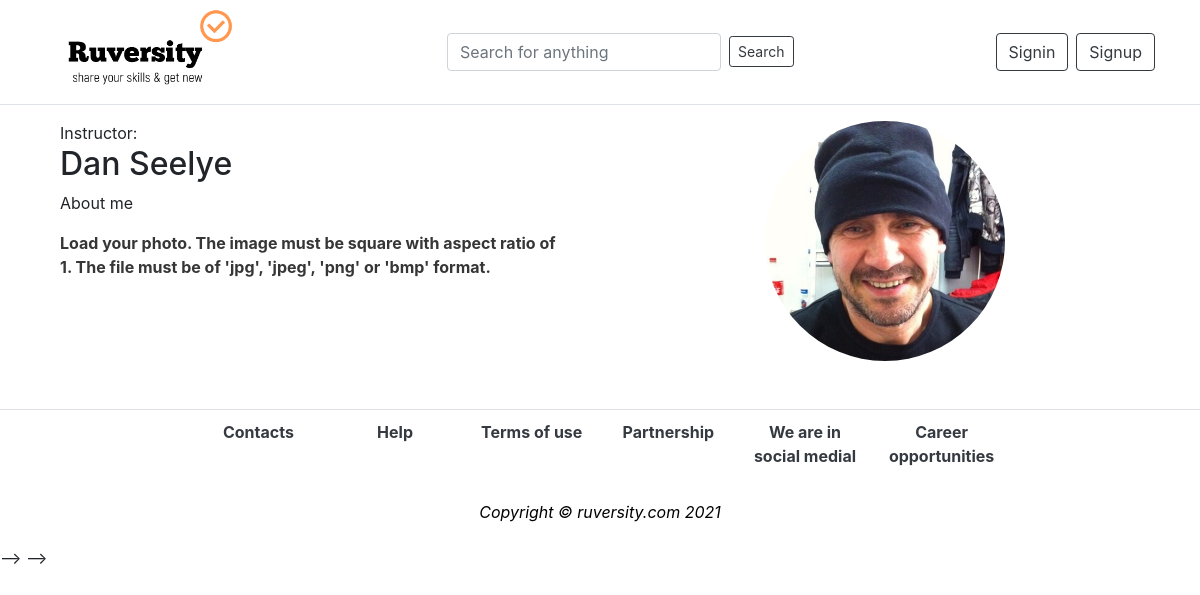
Before: /workshop/author_page/24 with the older database file.
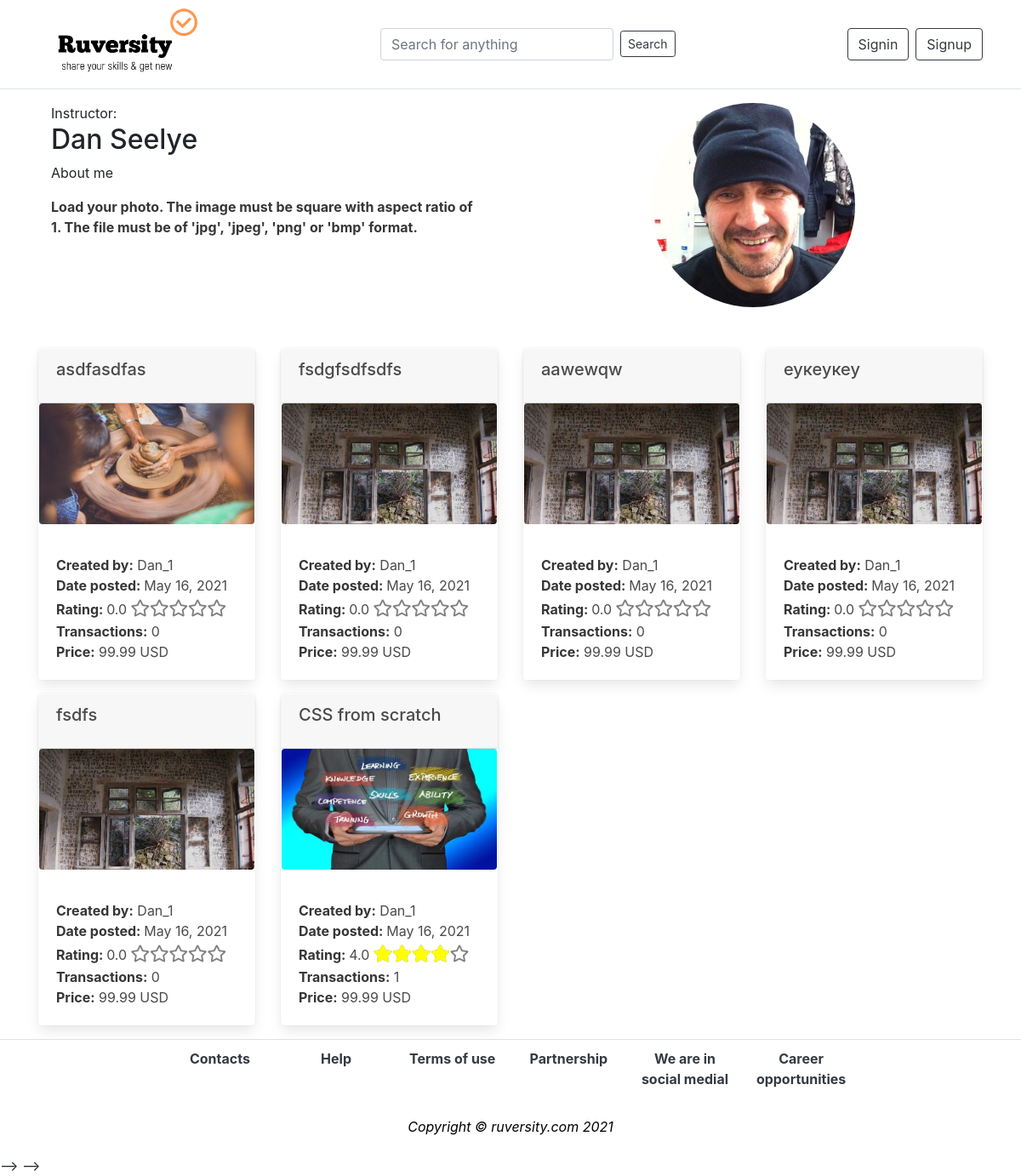
After: the same page with the newer database file.
### app_content/models.py (models this page shows, shortened)
class MainSubject(models.Model):
    category = models.ForeignKey(Category, on_delete=models.DO_NOTHING)
    title = models.CharField(max_length=100)
    description = models.TextField(null=True)
    prerequisite = models.TextField(null=True)
    date_posted = models.DateField(auto_now_add=True)
    thumbnail_file = models.FileField(upload_to='uploads')
    author = models.ForeignKey(User, on_delete=models.DO_NOTHING)
    price = models.ForeignKey(Price, on_delete=models.DO_NOTHING)
    language = models.ForeignKey(Language, on_delete=models.DO_NOTHING)
    percent = models.CharField(max_length=50, default='0%')
    total = models.IntegerField(default=0)  # Общее число баллов
    quantity = models.IntegerField(default=0)  # Кол-во оценок
    av_rating = models.DecimalField(max_digits=3, decimal_places=1, default=0)  # average rating
    transactions = models.IntegerField(default=0)#counter
    reviews = models.IntegerField(default=0)#counter
    ready = models.BooleanField(default=False)
    checked = models.BooleanField(default=False)
    blocked = models.BooleanField(default=False)
    discount_programs = models.BooleanField(default=True)
    length = models.DecimalField(max_digits=5, decimal_places=2, default=0)

class Price(models.Model):
    regular = models.DecimalField(max_digits=5, decimal_places=2)
    discount = models.DecimalField(max_digits=5, decimal_places=2)

### app_workshop/views.py (the view)
# urls.py: path('author_page/<int:user_id>', views.author_page, name='author_page'),
def author_page(request, user_id):
        if Author.objects.filter(user=user_id).exists():
            author = Author.objects.get(user=user_id)
            subjects =MainSubject.objects.filter(author=author.user)
            context = {
                'author': author,
                'subjects': subjects
            }
            return render(request, 'workshop/author_page.html', context)
        else:
            messages.error(
                request, 'The author has no profile yet')
            return redirect('studio')

### templates/workshop/author_page.html (shortened to what this page needs)
{% extends "base.html" %}
{% block content %}
<div class="container">
<div class="row mt-3">
    <div class="col-6">
      <div class="row m-auto">
        <div class="col">
      Instructor:
      </div>
      </div>
      <div class="row m-auto"><div class="col">
        <h2>{{author.first_name}} {{author.last_name}}</h2>
      </div></div>
      <div class="row m-auto"><div class="col">About me</div></div>
      <p>
      <div class="row m-auto"><div class="col"><strong>
        {{author.background}}
      </strong></div></div>
      </p>
    </div>
    <div class="col-6">
          <img src="{{author.photo.url}}" alt="Placeholder image" class='rounded-circle mx-auto d-block' style='width: 15rem; height: 15rem;' >
    </div>
</div>
<div class="row mt-5">
  {% for subject in subjects %}
  <div class="col-sm-3">
    <div class="card mb-3" style="border-color: transparent;">
      <div class="card-header" style='height:4rem'>
        <h5>{{subject.title}}</h5>
      </div>
      <a href="{% url 'subject' subject.id %}">
        <figure class="image is-16by9">
          <img src="{{subject.thumbnail_file.url}}" alt="Placeholder image" class='rounded-2 img-fluid'>
        </figure>
      </a>
      <div class="card-body">
        <div class="row">
          <div class="col"><strong>Created by:</strong>
            {{subject.author}}
          </div>
        </div>
        <div class="row">
          <div class="col"><strong>Date posted: </strong>{{subject.date_posted}}</div>
        </div>
        <div class="row">
          <div class="col">
            <strong>
              Rating:
            </strong> {{subject.av_rating}}
            <div class="stars-outer">
              <div class="stars-inner" style="width: {{subject.percent}}"></div>
            </div>
          </div>
        </div>
        <div class="row">
          <div class="col">
            <strong>Transactions:</strong> {{subject.transactions}}
          </div>
        </div>
        {% if subject.discount_programs == True and discount_time.discount_on == True %}
        <div class="row">
          <div class="col">
            <strong>Price:</strong> {{subject.price.discount}} USD
          </div>
        </div>
        {% else %}
        <div class="row">
          <div class="col">
            <strong>Price:</strong> {{subject.price.regular}} USD
          </div>
        </div>
        {% endif %}
      </div>
    </div>
  </div>
  {% endfor %}
</div>
</div>
{% endblock %}

Changed rows visible on the page:
added MainSubject: title "asdfasdfas", thumbnail_file (picture), author "Dan_1", date_posted "May 16, 2021", av_rating "0.0", transactions "0", price.regular "99.99"
added MainSubject: title "fsdgfsdfsdfs", thumbnail_file (picture), author "Dan_1", date_posted "May 16, 2021", av_rating "0.0", transactions "0", price.regular "99.99"
added MainSubject: title "aawewqw", thumbnail_file (picture), author "Dan_1", date_posted "May 16, 2021", av_rating "0.0", transactions "0", price.regular "99.99"
added MainSubject: title "еукеукеу", thumbnail_file (picture), author "Dan_1", date_posted "May 16, 2021", av_rating "0.0", transactions "0", price.regular "99.99"
added MainSubject: title "fsdfs", thumbnail_file (picture), author "Dan_1", date_posted "May 16, 2021", av_rating "0.0", transactions "0", price.regular "99.99"
added MainSubject: title "CSS from scratch", thumbnail_file (picture), author "Dan_1", date_posted "May 16, 2021", av_rating "4.0", transactions "1", price.regular "99.99"
